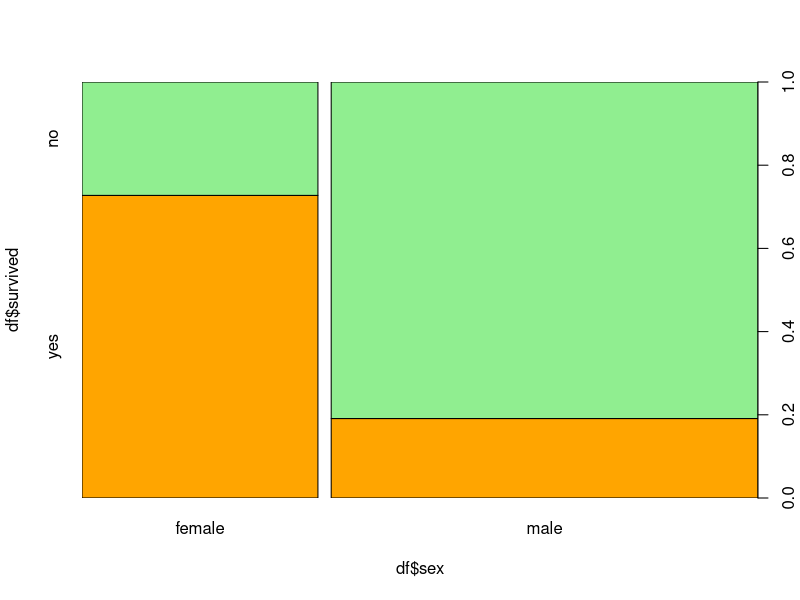
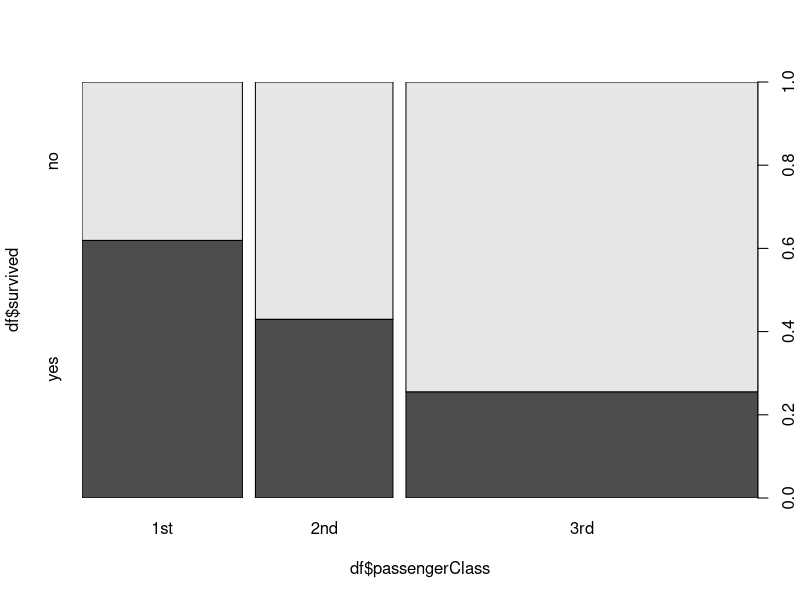
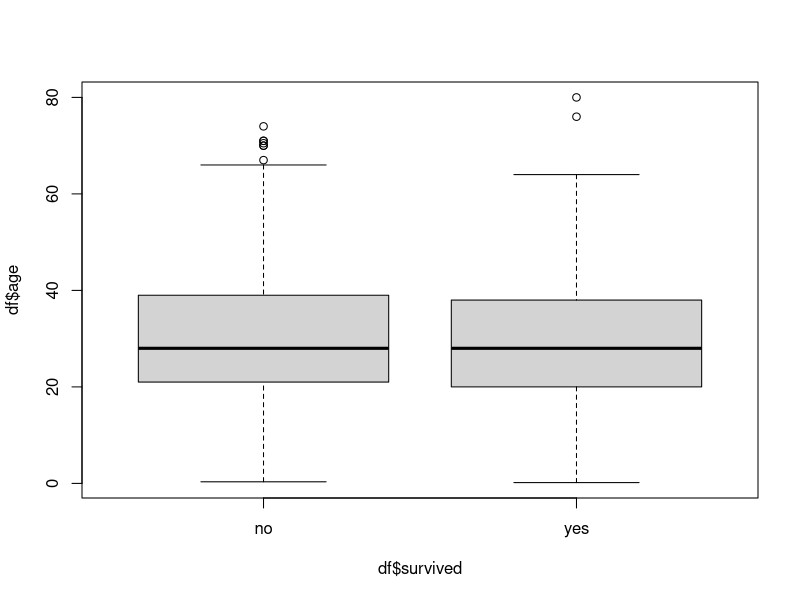
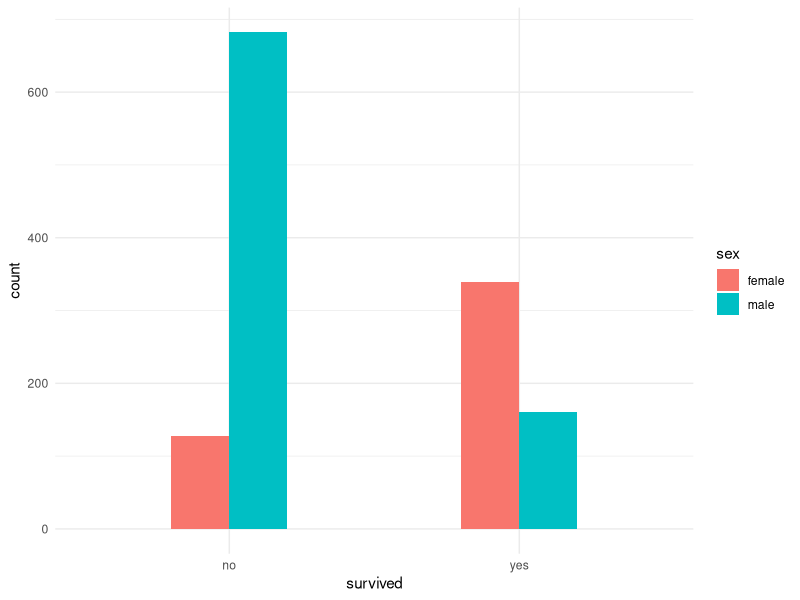
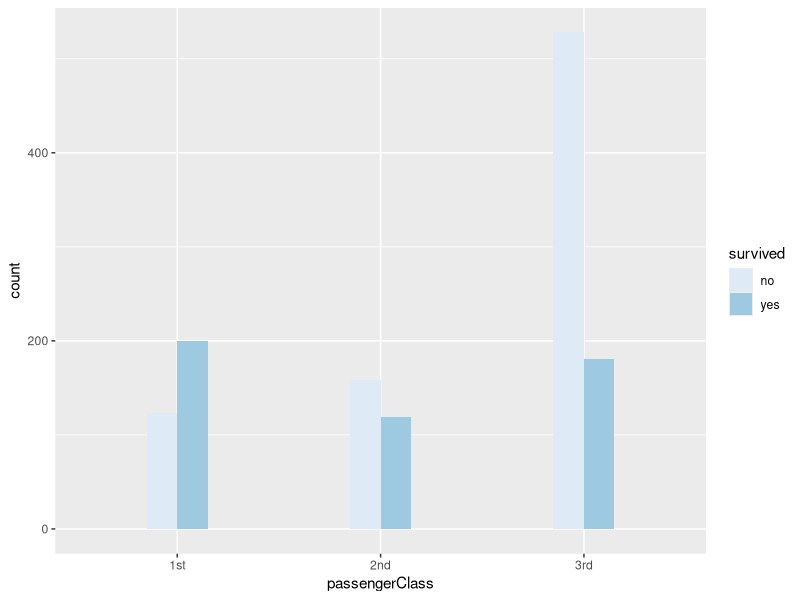
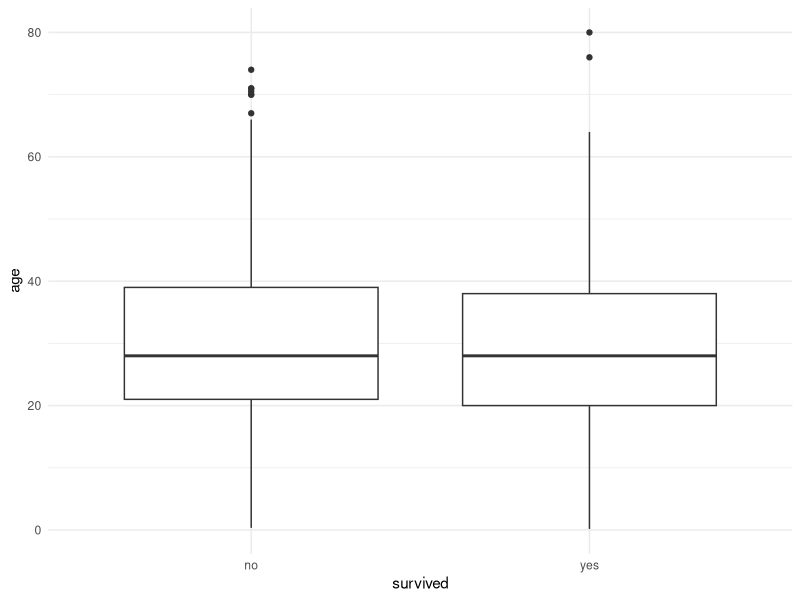

Source code (R) for these figures, in order:
## ---- chunk 1
knitr::opts_chunk$set(echo = TRUE)
## ---- chunk 2
library(carData)
df<-TitanicSurvival
summary(df)
## ---- chunk 3
plot(df$survived~df$sex, col=c("orange","lightgreen"))
plot(df$survived~df$passengerClass)
## ---- chunk 4
plot(df$age~df$survived)
## ---- chunk 5
library(ggplot2)
ggplot(df, aes(survived,fill=sex)) +
  geom_bar(position = "dodge",width = 0.4)+
  theme_minimal()

## ---- chunk 6
ggplot(df, aes(passengerClass,fill=survived)) +
  geom_bar(position = "dodge",width = 0.3)+
  scale_fill_brewer(palette = "Blues")
## ---- chunk 7
ggplot(df, aes(survived,age)) +
  geom_boxplot() +
  theme_minimal()
## ---- chunk 8
y<-as.numeric(df$survived)-1
summary(glm(y~age+sex+passengerClass , data=df,family = binomial(link = "logit")))
## ---- chunk 9
library(dplyr)
taux_survie_sex <- function(data) {
  data %>%
    group_by(sex) %>%
    summarize(TauxSurvie = sum(survived == "yes") / n())
}
taux_survie_sex(df)
## ---- chunk 10
taux_survie_class <- function(data) {
  data %>%
    group_by(passengerClass) %>%
    summarize(TauxSurvie = sum(survived == "yes") / n())
}
taux_survie_class(df)
